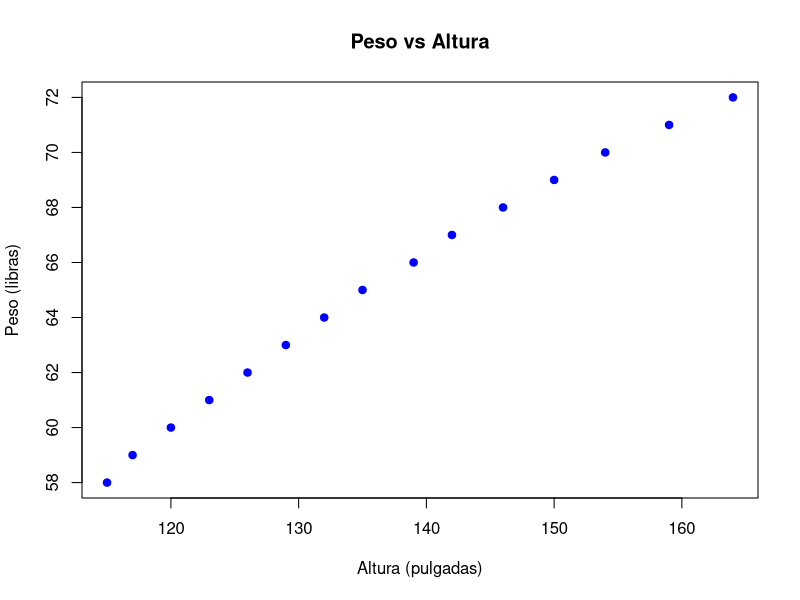
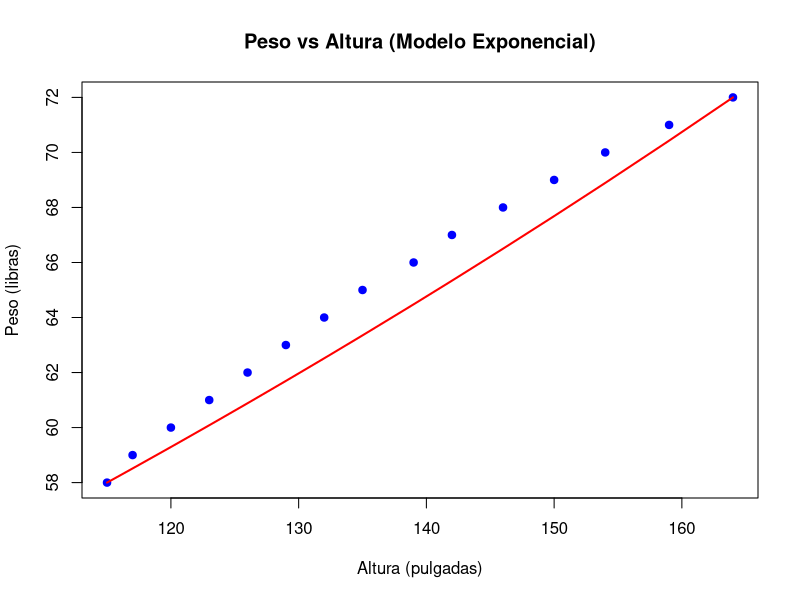
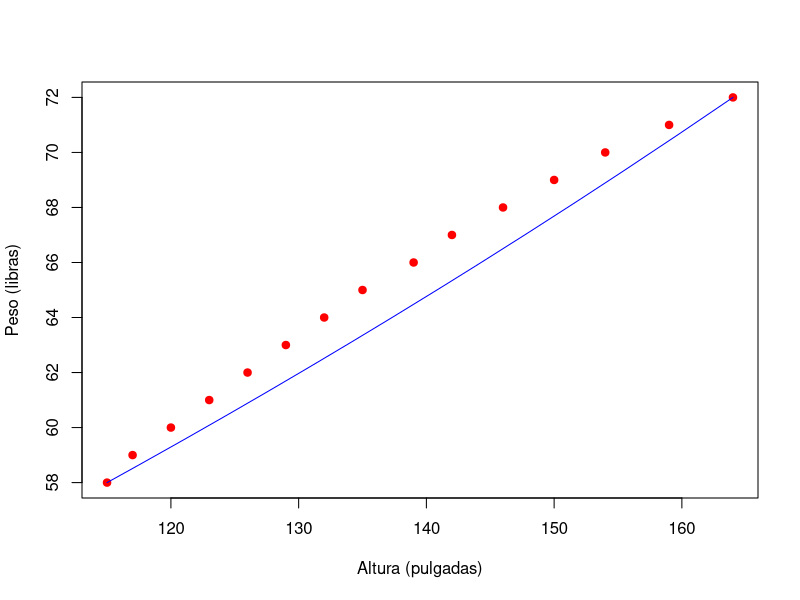

Write the R code that produced these figures, in order.
## ---- chunk 1
knitr::opts_chunk$set(echo = TRUE)
library(openxlsx)
## ---- chunk 2
data <- read.xlsx('weight_height.xlsx')
## ---- chunk 3
plot(
    data$height_inches,
    data$weight_pounds,
    main = "Peso vs Altura",
    xlab = "Altura (pulgadas)",
    ylab = "Peso (libras)",
    pch = 19,
    col = "blue"
)
## ---- chunk 4
data$log_weight <- log(data$weight_pounds)
exponencial_model <- lm(log_weight ~ height_inches, data = data)

data$predicted_log_weight <- predict(exponencial_model)
summary(exponencial_model)
## ---- chunk 5
## Intercepto
cat('Intercepto:', exponencial_model$coefficients[[1]], '\n')

## Pendiente
cat('Pendiente:', exponencial_model$coefficients[[2]], '\n')
## ---- chunk 6
formula_exponential <- function(x) {
    exp(exponencial_model$coefficients[[1]] + exponencial_model$coefficients[[2]] * x)
}
## ---- chunk 7
plot(
    data$height_inches,
    data$weight_pounds,
    main = "Peso vs Altura (Modelo Exponencial)",
    xlab = "Altura (pulgadas)",
    ylab = "Peso (libras)",
    pch = 19,
    col = "blue"
)
par(new = TRUE)
plot(
  data$height_inches,
  formula_exponential(data$height_inches),
  col = "red",
  type = "l",
  lwd = 2,
  xlab = "", ylab = "", axes = FALSE # Avoid overplotting axes
)
## ---- chunk 8
data$log_height <- log(data$height_inches)
potencial_model <- lm(log_weight ~ log_height, data = data)
data$predicted_log_weight_potencial <- predict(potencial_model)

## Intercepto potencial
cat('Intercepto:', potencial_model$coefficients[[1]], '\n')

## Pendiente potencial
cat('Pendiente:', potencial_model$coefficients[[2]], '\n')
## ---- chunk 9
formula_potencial <- function(x) {
    exp(potencial_model$coefficients[[1]] + potencial_model$coefficients[[2]] * log(x))
}
## ---- chunk 10
plot(
  data$height_inches,
  data$weight_pounds,
  # main = "Peso vs Altura",
  xlab = "Altura (pulgadas)",
  ylab = "Peso (libras)",
  pch = 19,
  col = "red"
)
par(new = T)
plot(
  data$log_height,
  formula_potencial(data$height_inches),
  col = "blue",
  type = 'l',
  lwd = 1,
  xlab = "", ylab = "", axes = FALSE # Avoid overplotting axes
)
